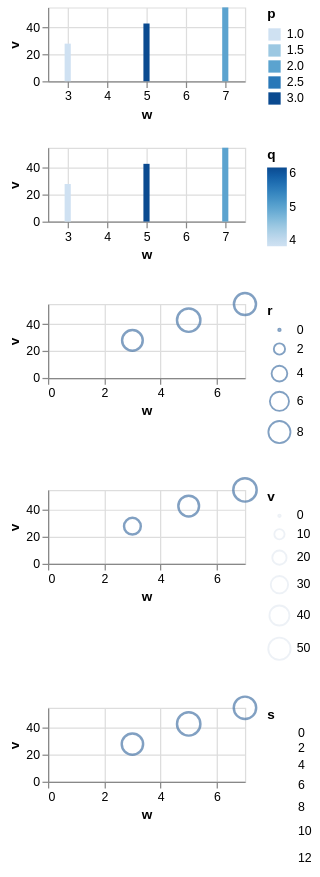

Here is the Vega-Lite specification saved for this chart:
### Vega-Lite specification from a JSON file in a GitHub repository (floating-point values rounded to 4 significant figures)
{"$schema": "https://vega.github.io/schema/vega-lite/v6.json", "description": "A channel may tell its legend which kind to be, and a legend that names its swatches' opacity has said all there is to say. `getLegendType` is `getFirstDefined(legend.type, defaultType(params))`, so a stated kind wins outright, and every rule keyed off the kind follows it: which properties survive the prefix filter, whether a `gradientLength` is written, which encode block is built. The first row is a continuous colour — a ramp by default — told to be **symbols**, and it writes its `type` because it had to be asked for. The second and third are the halves that must not move: a colour told to be the ramp it already was, and a size told to be the swatches it already was, where upstream writes no `type` at all — `if (isColorChannel(channel) && isContinuousToContinuous(scaleType)) { if (legendType === 'gradient') return undefined; } else if (legendType === 'symbol') return undefined;` — because writing it would be writing Vega's own default back at it. The fourth names a `symbolOpacity`, which upstream lets reach the swatch through Vega's own legend handling and therefore stops deriving one from the mark: `const opacity = symbolOpacity === undefined ? (getMaxValue(encoding.opacity) ?? markDef.opacity) : undefined`. Derived anyway, the mark's opacity was written over the legend's, and a chart asking for swatches at a tenth got them at the marks' seven tenths; the test is for presence rather than truth, which the fifth row draws: a legend asking for **zero** has still said what it wants, and the derived value is suppressed all the same — read for truth, a zero would fall through and the swatches would come back at the marks' opacity, which is the opposite of what was asked. **The scales are resolved independently, and that is not decoration**: a concatenation shares its scales by default, so every `color` in it is one scale and every `size` is one, and the legends follow. An earlier draft of this fixture gave each row a field of its own and *still* collapsed four cases into two legends — a distinct field is not enough, the resolution has to say so. The remaining half of the rule — a *size* told to be a ramp — is not drawn here: the specification for it is correct, and this runtime does not render a gradient legend for a scale that carries no colours, which is a gap of its own and not this one.", "data": {"values": [{"c": "alpha", "v": 28, "w": 3, "p": 1, "q": 4, "r": 7, "s": 10}, {"c": "beta", "v": 55, "w": 7, "p": 2, "q": 5, "r": 8, "s": 11}, {"c": "gamma", "v": 43, "w": 5, "p": 3, "q": 6, "r": 9, "s": 12}]}, "vconcat": [{"width": 160, "height": 60, "mark": "bar", "encoding": {"x": {"field": "w", "type": "quantitative"}, "y": {"field": "v", "type": "quantitative"}, "color": {"field": "p", "type": "quantitative", "legend": {"type": "symbol"}}}}, {"width": 160, "height": 60, "mark": "bar", "encoding": {"x": {"field": "w", "type": "quantitative"}, "y": {"field": "v", "type": "quantitative"}, "color": {"field": "q", "type": "quantitative", "legend": {"type": "gradient"}}}}, {"width": 160, "height": 60, "mark": "point", "encoding": {"x": {"field": "w", "type": "quantitative"}, "y": {"field": "v", "type": "quantitative"}, "size": {"field": "r", "type": "quantitative", "legend": {"type": "symbol"}}}}, {"width": 160, "height": 60, "mark": "point", "encoding": {"x": {"field": "w", "type": "quantitative"}, "y": {"field": "v", "type": "quantitative"}, "size": {"field": "v", "type": "quantitative", "legend": {"symbolOpacity": 0.1}}}}, {"width": 160, "height": 60, "mark": "point", "encoding": {"x": {"field": "w", "type": "quantitative"}, "y": {"field": "v", "type": "quantitative"}, "size": {"field": "s", "type": "quantitative", "legend": {"symbolOpacity": 0}}}}], "resolve": {"scale": {"color": "independent", "size": "independent"}}}
